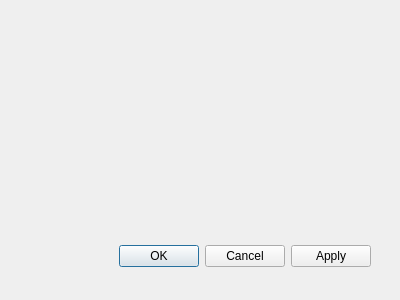
<?xml version="1.0" encoding="UTF-8"?>
<ui version="4.0">
 <class>Dialog</class>
 <widget class="QDialog" name="Dialog">
  <property name="geometry">
   <rect>
    <x>0</x>
    <y>0</y>
    <width>400</width>
    <height>300</height>
   </rect>
  </property>
  <property name="windowTitle">
   <string>Dialog</string>
  </property>
  <widget class="QDialogButtonBox" name="buttonBox">
   <property name="geometry">
    <rect>
     <x>30</x>
     <y>240</y>
     <width>341</width>
     <height>32</height>
    </rect>
   </property>
   <property name="orientation">
    <enum>Qt::Horizontal</enum>
   </property>
   <property name="standardButtons">
    <set>QDialogButtonBox::Apply|QDialogButtonBox::Cancel|QDialogButtonBox::Ok</set>
   </property>
  </widget>
 </widget>
 <resources/>
 <connections>
  <connection>
   <sender>buttonBox</sender>
   <signal>accepted()</signal>
   <receiver>Dialog</receiver>
   <slot>accept()</slot>
   <hints>
    <hint type="sourcelabel">
     <x>248</x>
     <y>254</y>
    </hint>
    <hint type="destinationlabel">
     <x>157</x>
     <y>274</y>
    </hint>
   </hints>
  </connection>
  <connection>
   <sender>buttonBox</sender>
   <signal>rejected()</signal>
   <receiver>Dialog</receiver>
   <slot>reject()</slot>
   <hints>
    <hint type="sourcelabel">
     <x>316</x>
     <y>260</y>
    </hint>
    <hint type="destinationlabel">
     <x>286</x>
     <y>274</y>
    </hint>
   </hints>
  </connection>
 </connections>
</ui>
